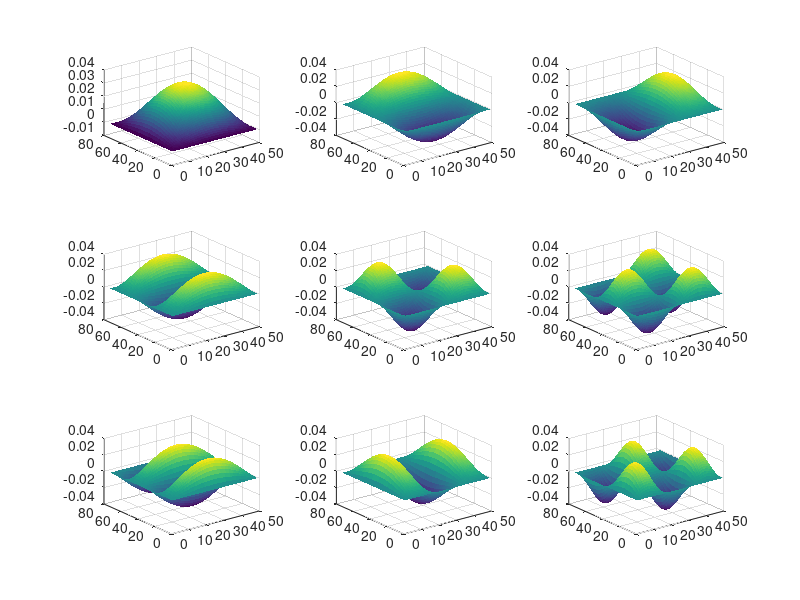

MATLAB code to generate this figure:
%%%%%%%%%%%% Harmonic Wave Equation in 2D FD and Modes %%%%%%%%%%%%
% By David, Patrobas, Andrew and Xiaochen
% Febuary 6th, 2019
global C;
C.q_0 = 1.60217653e-19;             % electron charge
C.hb = 1.054571596e-34;             % Dirac constant
C.h = C.hb * 2 * pi;                    % Planck constant
C.m_0 = 9.10938215e-31;             % electron mass
C.kb = 1.3806504e-23;               % Boltzmann constant
C.eps_0 = 8.854187817e-12;          % vacuum permittivity
C.mu_0 = 1.2566370614e-6;           % vacuum permeability
C.c = 299792458; % speed of light

nx = 75;
ny = 50;

dx = 1;
dy = 1;
G = sparse(nx*ny, ny*nx);
alpha = (C.hb^2) / (2 * C.m_0);

map = @(i,j) j + (i - 1)*ny;


for i=1:nx
    for j=1:ny
        n = map(i,j);
        nxm = map(i-1,j);
        nxp = map(i+1,j);
        nym = map(i,j-1);
        nyp = map(i,j+1);
        
        if (i == 1 || i == nx)
            G(n,n) = 1 / dx^2;
        elseif (j == 1 || j == ny)
            G(n,n) = 1 / dy^2;
        else
            G(n,n) = -2 / dx^2 + -2 / dy^2;
            G(n,nxm) = 1 / dx^2;
            G(n,nxp) = 1 / dx^2;
            G(n,nym) = 1 / dy^2;
            G(n,nyp) = 1 / dy^2;
        end
    end
end

%spy(G);
[E,D] = eigs(G,9,'SM');

E_plot = zeros(nx,ny,9);
for n=1:9
    for i=1:nx
        for j=1:ny
            E_plot(i,j,n) = E(map(i,j),n);
        end
    end
end

f = figure();
hold on;
for n=1:9
    subplot(3,3,n);
    surf(E_plot(:,:,n),'EdgeColor','none','LineStyle','none','FaceLighting','phong');
end